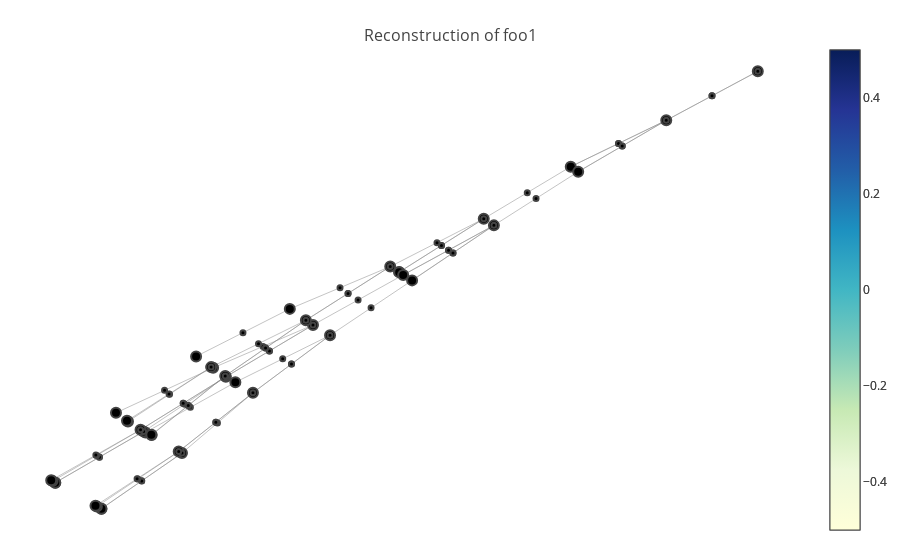

Source (notebook cell):
### Code cell
from ml4tputils.visualize import *

tgtlem = "foo1"
file = "/Users/dehuang/Documents/research/ml4tp/ex/foo1.dump2"
#tgtlem = "plus_comm"
#file = "/Users/dehuang/Documents/research/ml4tp/ex/foo9.dump"
#tgtlem = "plus_O"
#file = "/Users/dehuang/Documents/research/ml4tp/ex/done.dump"
vis = Visualize(f_display=True, f_jupyter=True, f_verbose=False)
tactrs = vis.visualize_lemma(file, tgtlem)

### Figure 1 — Plotly figure (JSON) as saved in the notebook; plotly's stock layout.template omitted (floating-point values rounded to 4 significant figures; data arrays with more than 128 entries replaced by an {"elided": "..."} marker saying what was removed)
{"data": [{"hoverinfo": null, "line": {"color": "#888", "width": 0.5}, "mode": "lines", "type": "scatter", "x": {"elided": "198 float values"}, "y": {"elided": "198 float values"}}, {"hoverinfo": "text", "marker": {"color": [], "colorscale": "YIGnBu", "line": {"width": 2}, "reversescale": true, "showscale": true, "size": 10}, "mode": "markers", "text": ["gid: 2<br><br>=====================<br>forall n : nat, n = n", "gid: 3<br>n: nat<br>=====================<br>n = n", "gid: 11<br><br>=====================<br>0 = 0", "gid: 13<br>n: nat<br>=====================<br>S n = S n", "gid: 14<br><br>=====================<br>0 = 0", "gid: 15<br>n: nat<br>=====================<br>S n = S n", "gid: E0", "gid: E1", "gid: 23<br><br>=====================<br>1 = 1", "gid: 25<br>n: nat<br>=====================<br>S (S n) = S (S n)", "gid: 26<br><br>=====================<br>0 = 0", "gid: 27<br><br>=====================<br>1 = 1", "gid: 28<br>n: nat<br>=====================<br>S (S n) = S (S n)", "gid: 30<br><br>=====================<br>0 = 0", "gid: T0", "gid: 33<br>hf: 0 = 0<br>=====================<br>0 = 0", "gid: 35<br><br>=====================<br>0 = 0", "gid: T1", "gid: 38<br>hf: 0 = 0<br>=====================<br>1 = 1", "gid: 40<br>n: nat<br>=====================<br>0 = 0", "gid: T2<br><br>=====================<br>forall n : nat, n = n", "gid: 43<br>n: nat<br>hf: 0 = 0<br>=====================<br>S (S n) = S (S n)", "gid: 45<br>hf: 0 = 0<br>=====================<br>0 = 0", "gid: T3<br>n: nat<br>=====================<br>n = n", "gid: T4", "gid: 47<br>hf2: 0 = 0<br>hf: 0 = 0<br>=====================<br>0 = 0", "gid: 49<br>hf: 0 = 0<br>=====================<br>0 = 0", "gid: T5", "gid: T6", "gid: 51<br>hf2: 0 = 0<br>hf: 0 = 0<br>=====================<br>1 = 1", "gid: 53<br>n: nat<br>hf: 0 = 0<br>=====================<br>0 = 0", "gid: T7", "gid: T8", "gid: 55<br>n: nat<br>hf2: 0 = 0<br>hf: 0 = 0<br>=====================<br>S (S n) = S (S n)", "gid: T9", "gid: T10", "gid: T11<br><br>=====================<br>0 = 0", "gid: T12", "gid: T13<br>n: nat<br>=====================<br>S n = S n", "gid: T14<br><br>=====================<br>0 = 0"], "type": "scatter", "x": [1, 0.8158, 0.6237, 0.6387, 0.4488, 0.4692, 0.2786, 0.2787, 0.2867, 0.3046, 0.2606, 0.1053, 0.1396, 0.05863, -0.1299, 0.09094, -0.09567, -0.291, -0.06998, -0.05088, -0.2318, -0.01555, -0.09968, -0.2669, -0.2689, -0.07134, -0.2355, -0.4133, -0.4131, -0.2416, -0.1583, -0.3205, -0.3202, -0.1649, -0.2192, -0.22, -0.4186, -0.4213, -0.3295, -0.3323], "y": [0.9718, 0.8084, 0.6543, 0.6374, 0.481, 0.4588, 0.3034, 0.3032, 0.2937, 0.2757, 0.3216, 0.1272, 0.09281, 0.1808, 0.02256, 0.143, -0.01544, -0.1651, -0.04532, -0.06349, -0.2303, -0.09833, -0.01301, -0.1938, -0.1918, -0.04222, -0.2275, -0.3976, -0.3978, -0.2216, -0.2991, -0.4841, -0.4844, -0.294, -0.2391, -0.2385, -0.3924, -0.3896, -0.4769, -0.4745]}, {"hoverinfo": "text", "marker": {"color": [], "colorscale": "YIGnBu", "line": {"width": 2}, "reversescale": true, "showscale": true, "size": 5}, "mode": "markers", "text": ["ftac: <coretactics::intro@0>", "ftac: intro", "ftac: intro", "ftac: <ssreflect_plugin::ssrcase@0> $arg $clauses", "ftac: <ssreflect_plugin::ssrcase@0> $arg $clauses", "ftac: case (ssrcasearg) (ssrclauses)", "ftac: case (ssrcasearg) (ssrclauses)", "ftac: case (ssrcasearg) (ssrclauses)", "ftac: simpl", "ftac: simpl", "ftac: <ssreflect_plugin::ssrcase@0> $arg $clauses", "ftac: case (ssrcasearg) (ssrclauses)", "ftac: case (ssrcasearg) (ssrclauses)", "ftac: <ssreflect_plugin::ssrcase@0> $arg $clauses", "ftac: <ssreflect_plugin::ssrcase@0> $arg $clauses", "ftac: case (ssrcasearg) (ssrclauses)", "ftac: case (ssrcasearg) (ssrclauses)", "ftac: case (ssrcasearg) (ssrclauses)", "ftac: simpl", "ftac: simpl", "ftac: simpl", "ftac: <coretactics::reflexivity@0>", "ftac: <ssreflect_plugin::ssrhave@0> $fwd", "ftac: <ssreflect_plugin::ssrhave@0> $fwd", "ftac: have (ssrhavefwdwbinders)", "ftac: have (ssrhavefwdwbinders)", "ftac: <coretactics::reflexivity@0>", "ftac: <ssreflect_plugin::ssrhave@0> $fwd", "ftac: <ssreflect_plugin::ssrhave@0> $fwd", "ftac: have (ssrhavefwdwbinders)", "ftac: have (ssrhavefwdwbinders)", "ftac: <coretactics::reflexivity@0>", "ftac: <ssreflect_plugin::ssrhave@0> $fwd", "ftac: <ssreflect_plugin::ssrhave@0> $fwd", "ftac: have (ssrhavefwdwbinders)", "ftac: have (ssrhavefwdwbinders)", "ftac: <g_auto::auto@0> $n $lems $db", "ftac: auto (int_or_var_opt) (auto_using) (hintbases)", "ftac: auto (int_or_var_opt) (auto_using) (hintbases)", "ftac: <ssreflect_plugin::ssrhave@0> $fwd", "ftac: <ssreflect_plugin::ssrhave@0> $fwd", "ftac: have (ssrhavefwdwbinders)", "ftac: have (ssrhavefwdwbinders)", "ftac: <g_auto::auto@0> $n $lems $db", "ftac: auto (int_or_var_opt) (auto_using) (hintbases)", "ftac: auto (int_or_var_opt) (auto_using) (hintbases)", "ftac: <ssreflect_plugin::ssrhave@0> $fwd", "ftac: <ssreflect_plugin::ssrhave@0> $fwd", "ftac: have (ssrhavefwdwbinders)", "ftac: have (ssrhavefwdwbinders)", "ftac: <g_auto::auto@0> $n $lems $db", "ftac: auto (int_or_var_opt) (auto_using) (hintbases)", "ftac: auto (int_or_var_opt) (auto_using) (hintbases)", "ftac: <ssreflect_plugin::ssrhave@0> $fwd", "ftac: <ssreflect_plugin::ssrhave@0> $fwd", "ftac: have (ssrhavefwdwbinders)", "ftac: have (ssrhavefwdwbinders)", "ftac: <ssreflect_plugin::ssrapply@0> $arg", "ftac: apply (ssrapplyarg)", "ftac: apply (ssrapplyarg)", "ftac: <ssreflect_plugin::ssrapply@0> $arg", "ftac: apply (ssrapplyarg)", "ftac: apply (ssrapplyarg)", "ftac: <ssreflect_plugin::ssrapply@0> $arg", "ftac: apply (ssrapplyarg)", "ftac: apply (ssrapplyarg)"], "type": "scatter", "x": [0.9079, 1, 0.9079, 0.7198, 0.7273, 0.8158, 0.7198, 0.7273, 0.5363, 0.5539, 0.3637, 0.4488, 0.3637, 0.3779, 0.3869, 0.4692, 0.3779, 0.3869, 0.3547, 0.196, 0.2221, -0.03562, 0.1596, 0.1758, 0.2606, 0.1758, -0.1934, 0.004791, 0.01763, 0.1053, 0.01763, -0.1413, 0.04434, 0.062, 0.1396, 0.062, -0.1833, -0.09968, -0.1843, -0.004367, 0.009802, 0.09094, 0.009802, -0.3244, -0.2355, -0.3243, -0.1527, -0.1558, -0.06998, -0.1558, -0.2394, -0.1583, -0.2392, -0.08691, -0.09021, -0.01555, -0.09021, -0.1453, -0.07134, -0.1457, -0.3301, -0.2416, -0.3315, -0.2472, -0.1649, -0.2486], "y": [0.8901, 0.9718, 0.8901, 0.7313, 0.7229, 0.8084, 0.7313, 0.7229, 0.5676, 0.5481, 0.3922, 0.481, 0.3921, 0.3763, 0.3673, 0.4588, 0.3763, 0.3673, 0.4013, 0.2105, 0.1843, 0.1017, 0.2512, 0.2323, 0.3216, 0.2323, -0.09028, 0.05589, 0.04095, 0.1272, 0.04095, -0.1469, 0.01466, -0.002762, 0.09281, -0.002762, -0.1034, -0.01301, -0.1024, 0.06502, 0.05041, 0.143, 0.05041, -0.3125, -0.2275, -0.3126, -0.1364, -0.1335, -0.04532, -0.1335, -0.3916, -0.2991, -0.3917, -0.1987, -0.1962, -0.09833, -0.1962, -0.1407, -0.04222, -0.1404, -0.307, -0.2216, -0.3056, -0.3854, -0.294, -0.3842]}], "layout": {"hovermode": "closest", "margin": {"b": 20, "l": 5, "r": 5, "t": 40}, "showlegend": false, "title": "<br>Reconstruction of foo1", "titlefont": {"size": 16}, "xaxis": {"showgrid": false, "showticklabels": false, "zeroline": false}, "yaxis": {"showgrid": false, "showticklabels": false, "zeroline": false}}}
